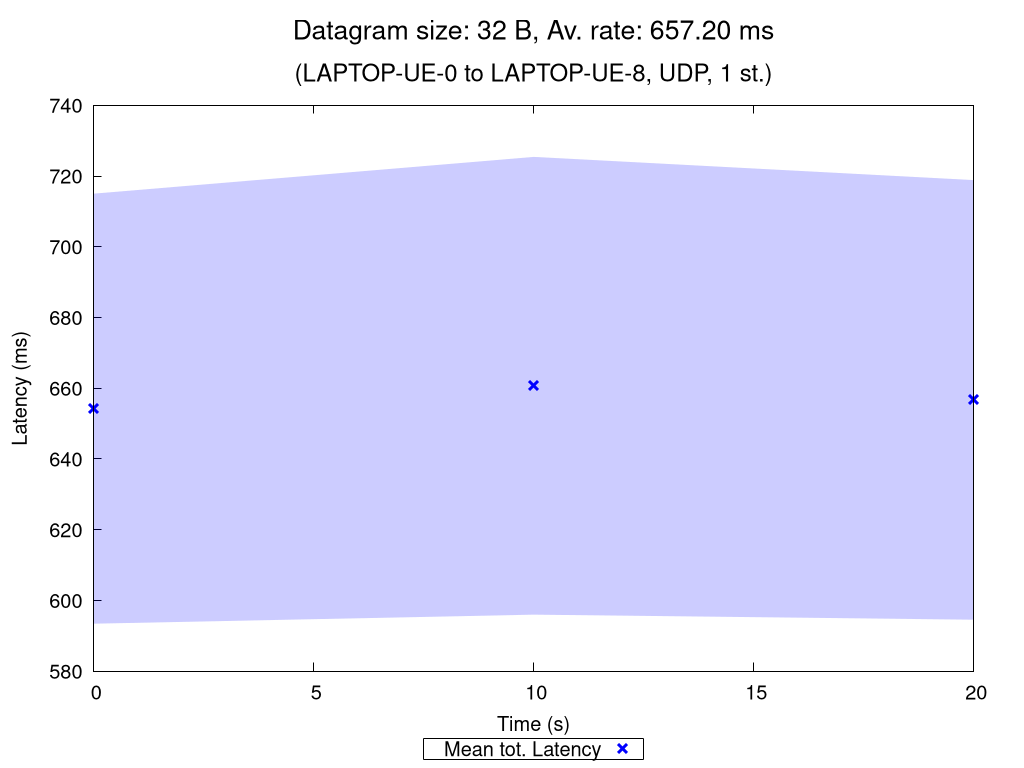

The script that saved this image:
set terminal pngcairo nocrop enhanced size 1024,768 font "Verdana,15"
set output "UDP_1_st_2020_11_02_12-18-19_one2two_00032B.png"

set title "{/=20 Datagram size: 32 B, Av. rate: 657.20 ms}\n\n{/=18 (LAPTOP-UE-0 to LAPTOP-UE-8, UDP, 1 st.)}"

set xlabel "Time (s)"
set ylabel "Latency (ms)"
set ytics nomirror
set key bmargin center horizontal box samplen 1 width -1
set bmargin 4.6
set rmargin 4.5

rf = 1.0  # rate factor
set style fill transparent solid 0.2 noborder
set autoscale xfix
plot "UDP_1_st_2020_11_02_12-18-19_one2two_00032B_iperf_processed.dat" using 1:($2/rf-$3/rf):($2/rf+$3/rf) with filledcurves lc rgb "blue" notitle, \
     "" using 1:($2/rf) with points pt 2 ps 1.5 lw 3 lc rgb "blue" title "Mean tot. Latency", \
